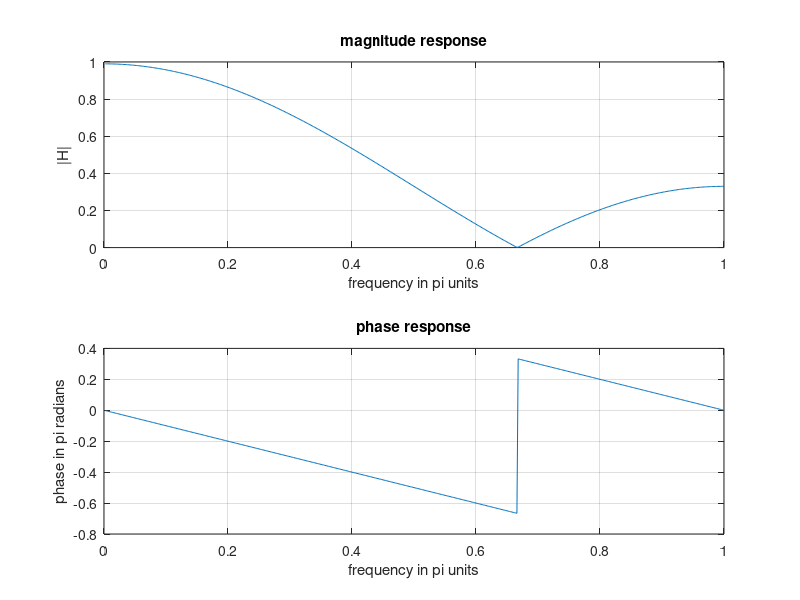

Recreate this plot in MATLAB.
close all;
b=[0.33,0.33,0.33];
a=[1.000];
m=0:length(b)-1;
l=0:length(a)-1;
K=500;
k=1:1:K;
w=pi*k/K;
num=b*exp(-j*m'*w);
den=a*exp(-j*l'*w);
H=num./den;
magH=abs(H);
angH=angle(H);
subplot(2,1,1);
plot(w/pi,magH);
grid;
axis([0,1,0,1]);
xlabel('frequency in pi units');
ylabel('|H|');
title('magnitude response');
subplot(2,1,2);
plot(w/pi,angH/pi);
grid;
xlabel('frequency in pi units');
ylabel('phase in pi radians');
title('phase response');






